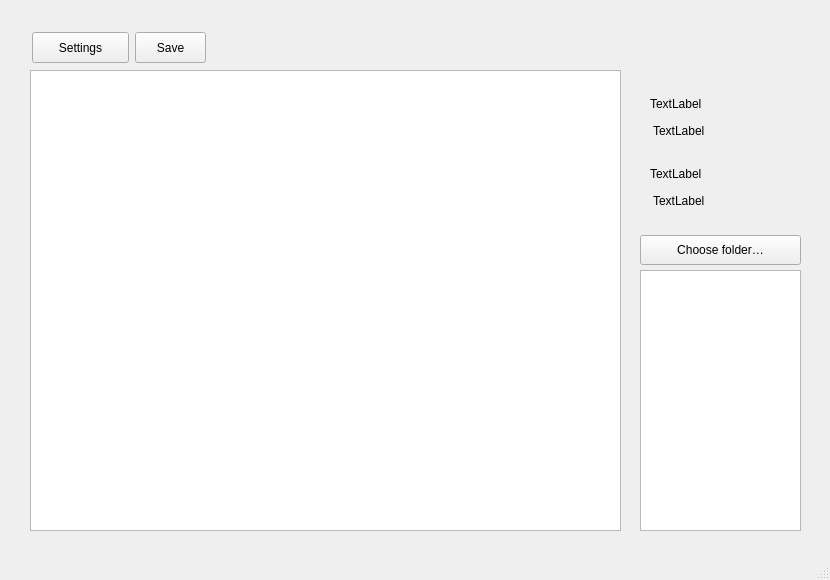
<?xml version="1.0" encoding="UTF-8"?>
<ui version="4.0">
 <class>PeaksPeaksPeaks</class>
 <widget class="QMainWindow" name="PeaksPeaksPeaks">
  <property name="geometry">
   <rect>
    <x>0</x>
    <y>0</y>
    <width>830</width>
    <height>580</height>
   </rect>
  </property>
  <property name="windowTitle">
   <string>PeaksPeaksPeaks</string>
  </property>
  <widget class="QWidget" name="centralwidget">
   <widget class="QChartView" name="graphView">
    <property name="geometry">
     <rect>
      <x>30</x>
      <y>70</y>
      <width>591</width>
      <height>461</height>
     </rect>
    </property>
   </widget>
   <widget class="QListWidget" name="listWidget">
    <property name="geometry">
     <rect>
      <x>640</x>
      <y>270</y>
      <width>161</width>
      <height>261</height>
     </rect>
    </property>
   </widget>
   <widget class="QPushButton" name="settingsButton">
    <property name="geometry">
     <rect>
      <x>32</x>
      <y>32</y>
      <width>97</width>
      <height>31</height>
     </rect>
    </property>
    <property name="text">
     <string>Settings</string>
    </property>
   </widget>
   <widget class="QPushButton" name="savePngButton">
    <property name="geometry">
     <rect>
      <x>135</x>
      <y>32</y>
      <width>71</width>
      <height>31</height>
     </rect>
    </property>
    <property name="text">
     <string>Save</string>
    </property>
   </widget>
   <widget class="QPushButton" name="folderButton">
    <property name="geometry">
     <rect>
      <x>640</x>
      <y>235</y>
      <width>161</width>
      <height>30</height>
     </rect>
    </property>
    <property name="text">
     <string>Choose folder…</string>
    </property>
   </widget>
   <widget class="QLabel" name="label_p1_info">
    <property name="geometry">
     <rect>
      <x>650</x>
      <y>93</y>
      <width>111</width>
      <height>21</height>
     </rect>
    </property>
    <property name="text">
     <string>TextLabel</string>
    </property>
   </widget>
   <widget class="QLabel" name="label_p1_width">
    <property name="geometry">
     <rect>
      <x>653</x>
      <y>120</y>
      <width>111</width>
      <height>21</height>
     </rect>
    </property>
    <property name="text">
     <string>TextLabel</string>
    </property>
   </widget>
   <widget class="QLabel" name="label_p2_info">
    <property name="geometry">
     <rect>
      <x>650</x>
      <y>163</y>
      <width>111</width>
      <height>21</height>
     </rect>
    </property>
    <property name="text">
     <string>TextLabel</string>
    </property>
   </widget>
   <widget class="QLabel" name="label_p2_width">
    <property name="geometry">
     <rect>
      <x>653</x>
      <y>190</y>
      <width>111</width>
      <height>21</height>
     </rect>
    </property>
    <property name="text">
     <string>TextLabel</string>
    </property>
   </widget>
  </widget>
  <widget class="QMenuBar" name="menubar">
   <property name="geometry">
    <rect>
     <x>0</x>
     <y>0</y>
     <width>830</width>
     <height>43</height>
    </rect>
   </property>
  </widget>
  <widget class="QStatusBar" name="statusbar"/>
 </widget>
 <customwidgets>
  <customwidget>
   <class>QChartView</class>
   <extends>QGraphicsView</extends>
   <header>QChartViewh</header>
  </customwidget>
 </customwidgets>
 <resources/>
 <connections/>
</ui>
